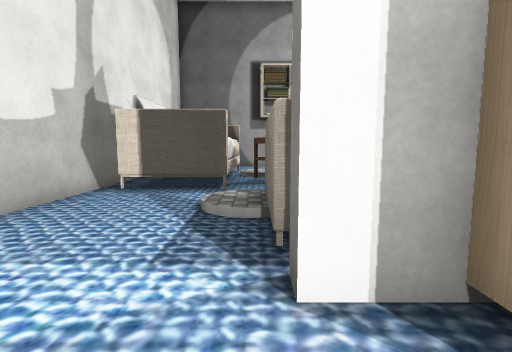
view 1 (above)

13 first-person views from a walk through a 3-D level made in the Unity game engine. The camera is 1.2 m above the floor, tilts 6° down and sees 85° across. The floor is counted in squares, 1 m on a side. Each view is taken from the middle of a square. On the plan, view 1 faces up. The plan holds only what a view shows up to about 13 squares ahead; the rest is blank. The place goes on beyond the plan. The player is left out. Some surface patterns are stand-ins.

view 2
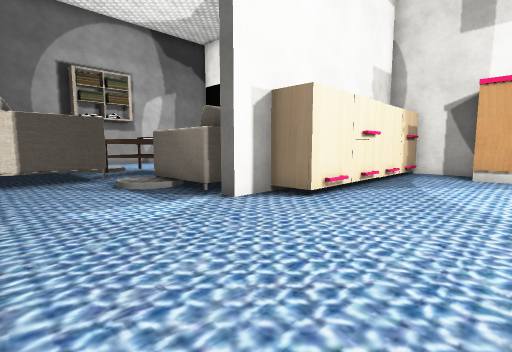

view 3
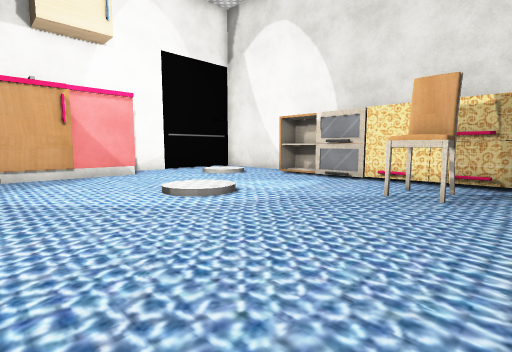

view 4
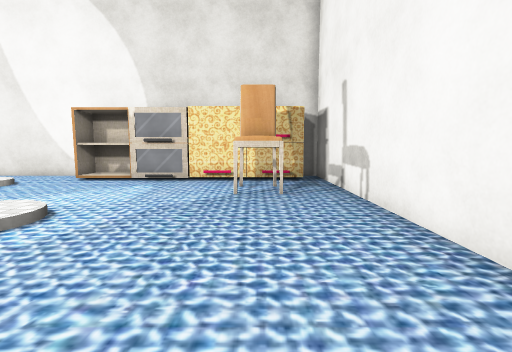

view 5
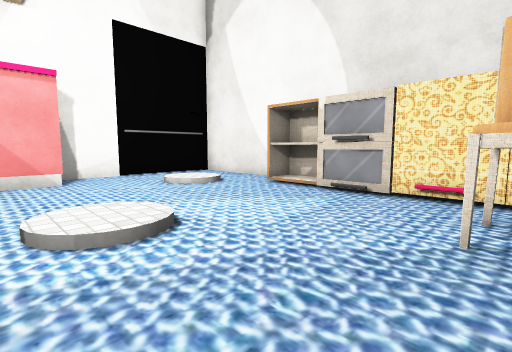

view 6
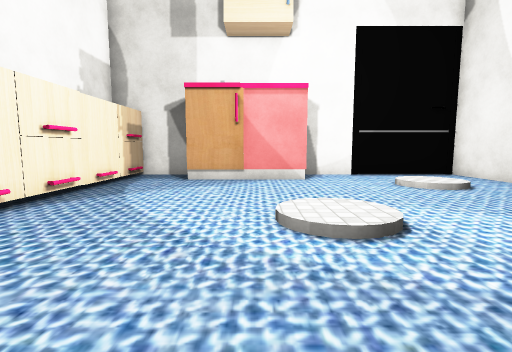

view 7
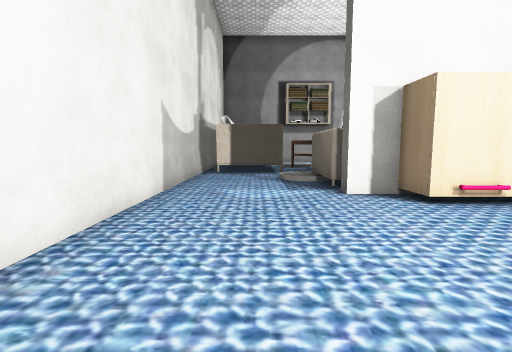

view 8
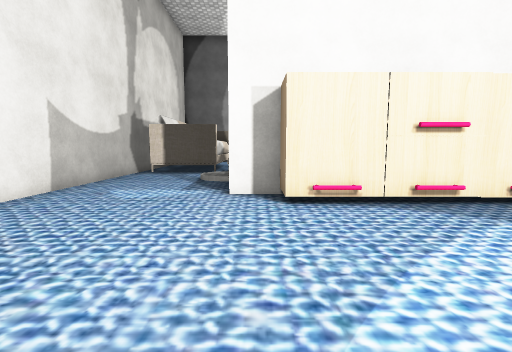

view 9
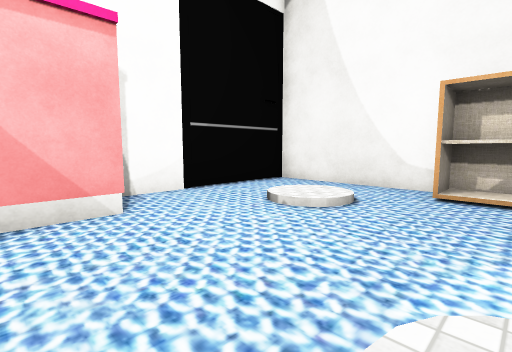

view 10
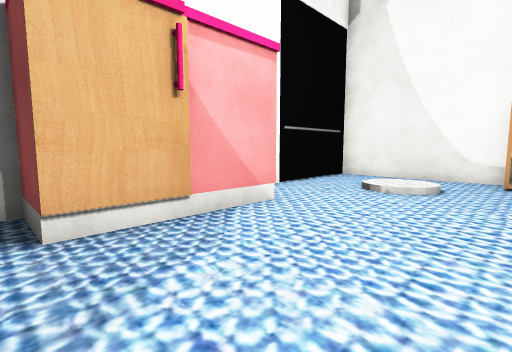

view 11
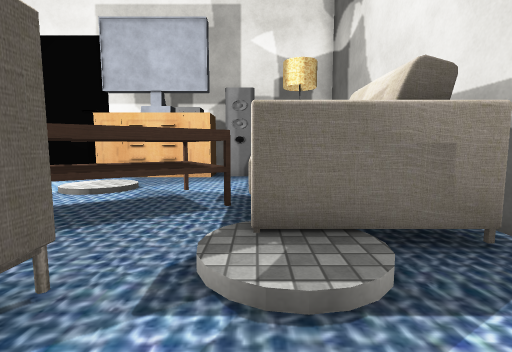

view 12
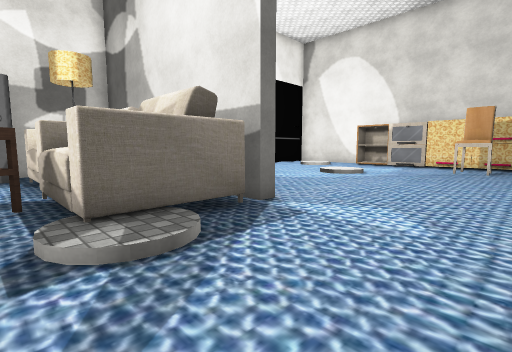

view 13
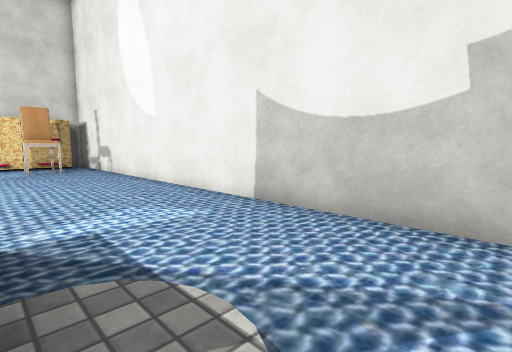

### Floor plan
Key: @ floor where view 1 was taken; # wall or solid block; . main floor; : floor 0.25 m higher than the main floor; / step, stairs or slope; C chair; S shelf; T TV; O other object.
Columns run from 5 left of view 1 to 10 right of it. Each row starts with its distance up from view 1.
 12     O        O
 11     O:      .O
 10   O OOOOO: ..TT
  9 # O O.OOOO...O
  8 #OOOO.OOOO...OO#
  7 #......OO ...OO#
  6 #.../CCCC CCC###
  5 #.../C
  4 #....CCCC
  3 #....CC
  2 #....####  #
  1 #......###S###S#
  0 #....@.........#
 -1 #..............#
 -2 #............###
 -3 #............#
 -4 #............O
 -5 #......::....O
 -6 #......//.....OO
 -7 #..............#
 -8 #.CC...........#
 -9 #..C......./:..
-10 #........../:..
-11 ##S#####SS.....
-12 ####  ##SS.....
-13           ######

Positions as (right, up) in squares from view 1, and headings:
1: (0, 0), facing up
2: (-4, -3), facing up-right
3: (-4, -1), facing down-right
4: (-2, -1), facing down
5: (-2, -4), facing down-right
6: (-2, -4), facing right
7: (-2, -5), facing up
8: (1, -5), facing up
9: (3, -4), facing down-right
10: (4, -1), facing down-right
11: (-3, 6), facing right
12: (-4, 7), facing down-right
13: (0, 7), facing down-left
